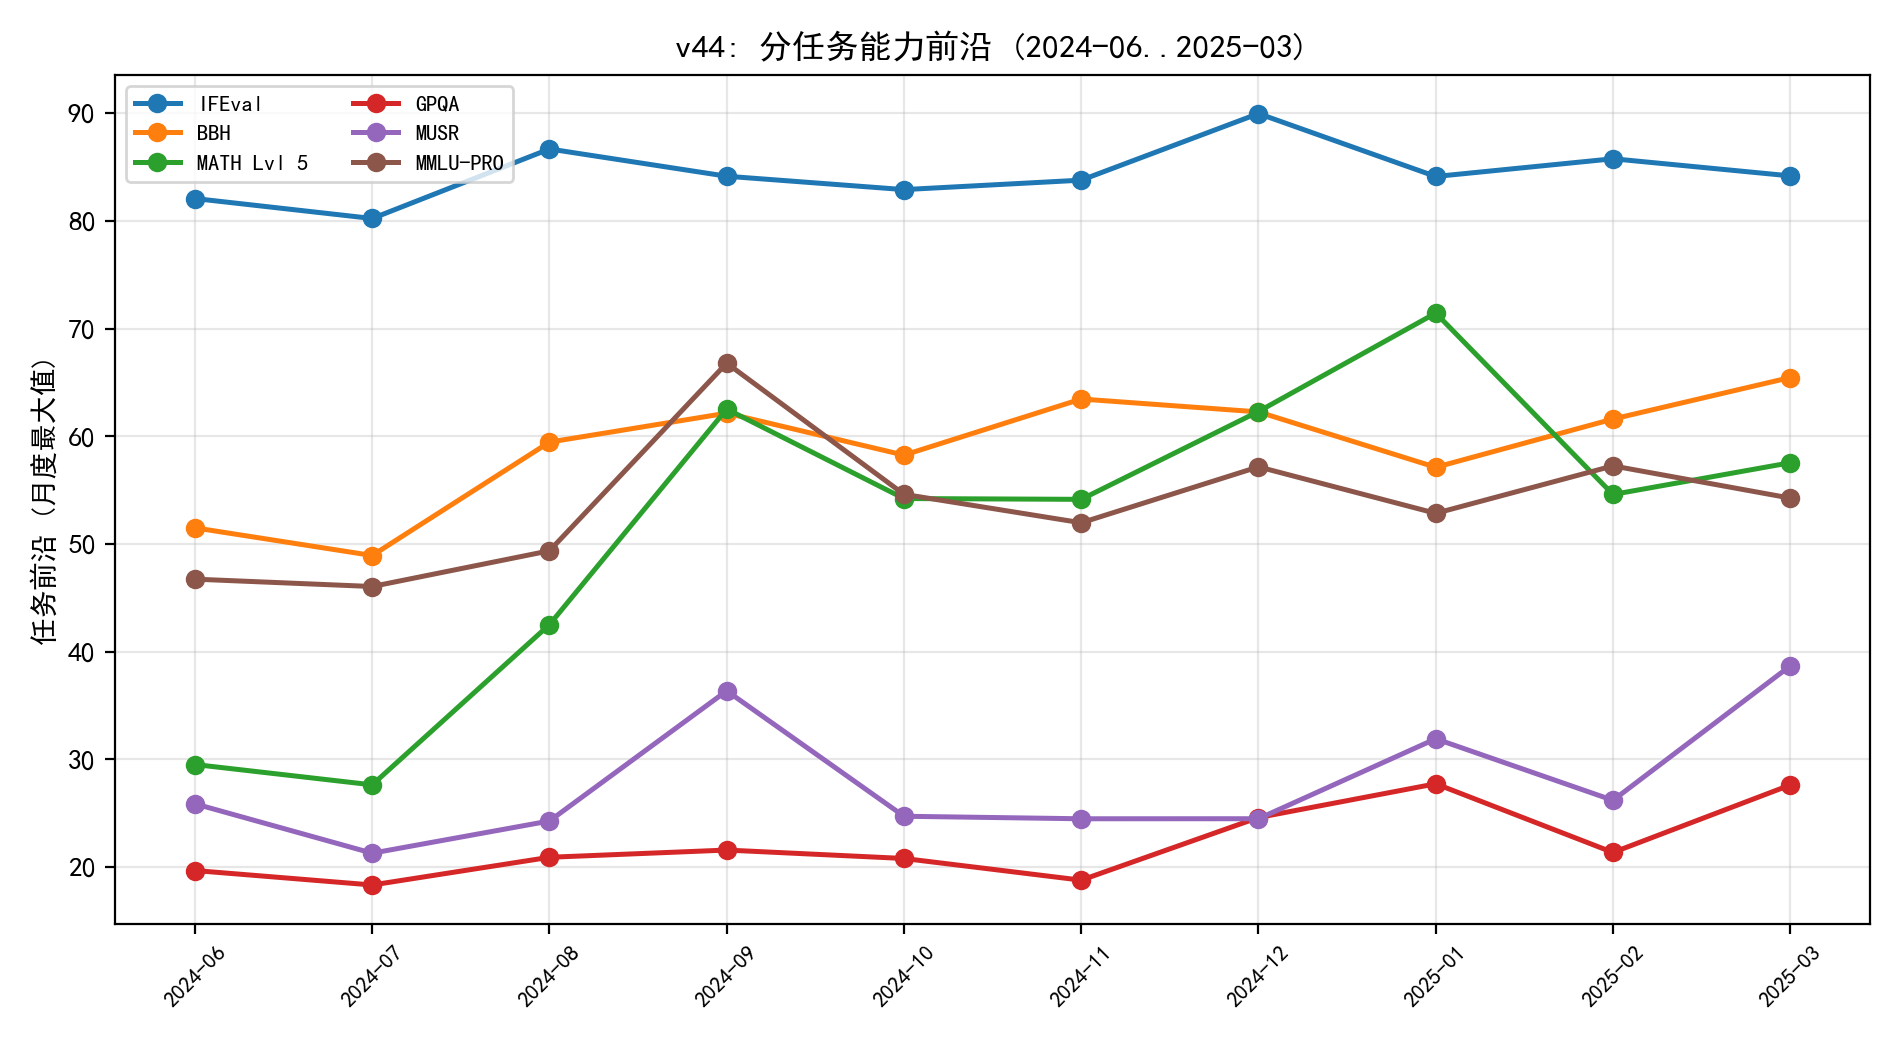

Reproduce this figure in Python.
# -*- coding: utf-8 -*-
"""
v44 实验: 能力构成的演化 (分任务前沿增速)
C1 排行榜开放行的分任务列 (IFEval/BBH/MATH/GPQA/MUSR/MMLU-PRO):
1) 按月取各任务前沿 (月度最大值), 2024-06..2025-03 段;
2) 每任务年化增速 g_task = ln(max_end/max_start)/T*12 (月->年);
3) 结论: 推理类 (GPQA/MATH) 是否快于指令跟随 (IFEval) / 百科 (MMLU)?
输出: experiments/v44_p4_task_growth.csv/.json/.png
"""
import os, sys, json
import numpy as np
import pandas as pd
sys.path.insert(0, os.path.join(os.path.dirname(__file__), "..", "code"))
from common import C, BASE

EX = os.path.join(os.path.dirname(__file__))
os.makedirs(EX, exist_ok=True)

import matplotlib
matplotlib.use("Agg")
import matplotlib.pyplot as plt
import matplotlib.font_manager as fm
for _f in ("SimHei.ttf", "simsun.ttf"):
    _p = os.path.join(BASE, _f)
    if os.path.exists(_p):
        fm.fontManager.addfont(_p)
plt.rcParams["font.sans-serif"] = ["SimHei"]
plt.rcParams["axes.unicode_minus"] = False

TASKS = ["IFEval", "BBH", "MATH Lvl 5", "GPQA", "MUSR", "MMLU-PRO"]


def main():
    lb = pd.read_csv(os.path.join(C, "leaderboard_cleaned.csv"))
    lb["date"] = pd.to_datetime(lb["Submission Date"], errors="coerce")
    lb = lb[lb["date"].notna()]
    lic = lb["Hub License"].fillna("").astype(str).str.contains(
        "apache|mit|bsd|cc-by|llama|gemma|open", case=False, na=False)
    dfm = lb[(lb["#Params (B)"] > 0) & lic].copy()
    dfm["ym"] = dfm["date"].dt.to_period("M").astype(str)
    rows = []
    for t in TASKS:
        g = dfm.groupby("ym")[t].max()
        g = g[g.notna()]
        g = g.sort_index()
        t0, t1 = g.index[0], g.index[-1]
        T = (pd.Period(t1) - pd.Period(t0)).n
        rate = float(np.log(g.iloc[-1] / g.iloc[0]) / T * 12)
        rows.append({"task": t, "first": g.index[0], "last": g.index[-1],
                     "start": float(g.iloc[0]), "end": float(g.iloc[-1]),
                     "months": T, "annual_growth": rate})
        print(f"{t}: {g.iloc[0]:.1f}({g.index[0]}) -> {g.iloc[-1]:.1f}({g.index[-1]}) "
              f"| 年化 {rate:+.2f}")
    rdf = pd.DataFrame(rows)
    rdf.to_csv(os.path.join(EX, "v44_p4_task_growth.csv"), index=False, encoding="utf-8-sig")

    fig, ax = plt.subplots(figsize=(9.5, 5.2))
    for t in TASKS:
        g = dfm.groupby("ym")[t].max()
        g = g[g.notna()].sort_index()
        ax.plot(range(len(g)), g.values, "o-", lw=1.8, label=t)
    ax.set_xticks(range(len(g))); ax.set_xticklabels(g.index, rotation=45, fontsize=8)
    ax.set_ylabel("任务前沿 (月度最大值)"); ax.set_title("v44: 分任务能力前沿 (2024-06..2025-03)")
    ax.legend(fontsize=8, ncol=2); ax.grid(alpha=0.3)
    fig.tight_layout(); fig.savefig(os.path.join(EX, "v44_p4_task_growth.png"), dpi=200)
    plt.close(fig)

    with open(os.path.join(EX, "v44_p4_task_growth.json"), "w", encoding="utf-8") as f:
        json.dump(rows, f, ensure_ascii=False, indent=2)
    print("\ndone v44")


if __name__ == "__main__":
    main()
